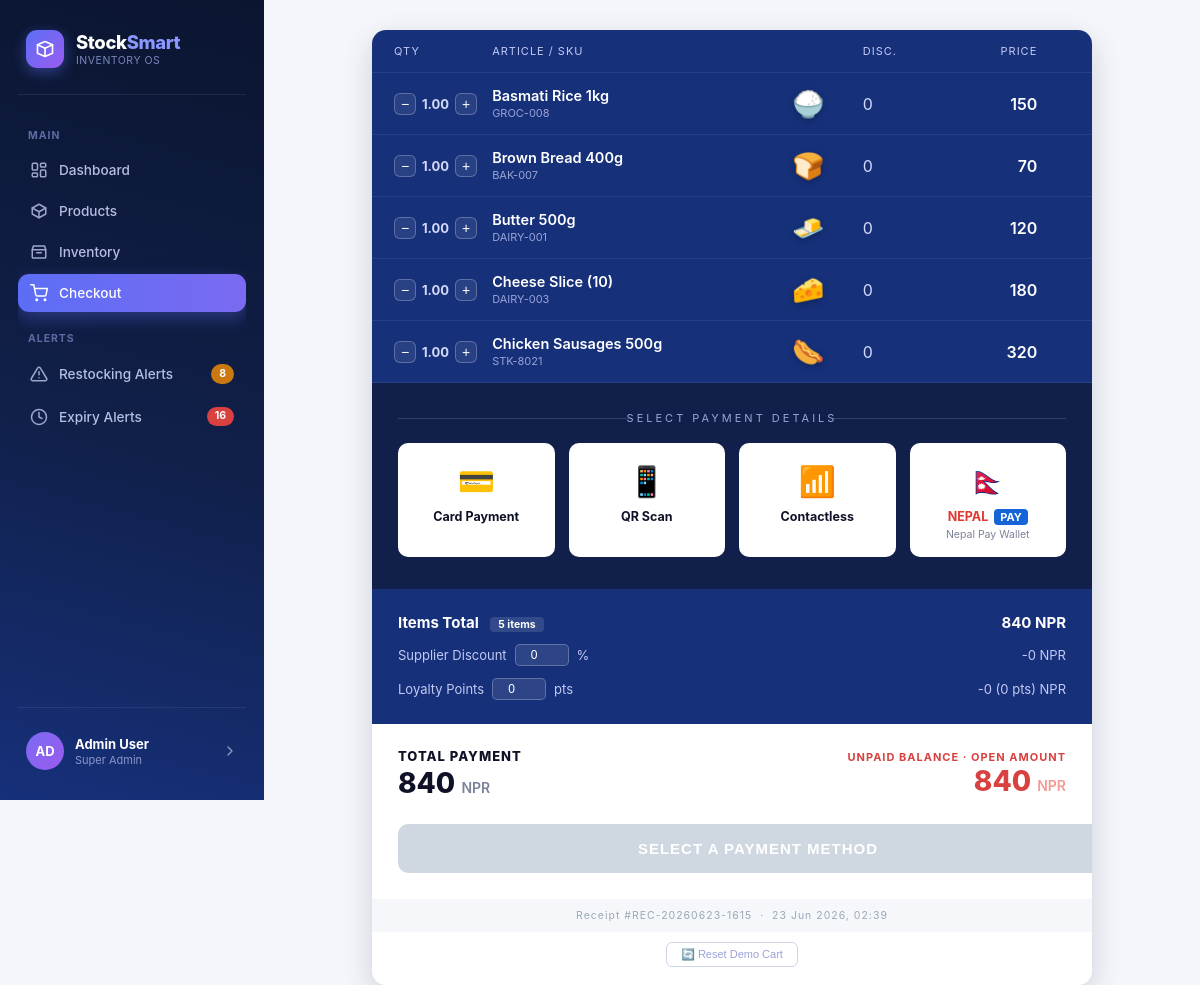
/Webpages/checkout.php, run on the app's committed database.
### tables this page shows
CREATE TABLE products (
    product_id     INT UNSIGNED        NOT NULL AUTO_INCREMENT,
    product_name   VARCHAR(150)        NOT NULL,
    sku            VARCHAR(40)         NOT NULL,
    category_id    SMALLINT UNSIGNED   NOT NULL,
    supplier_id    INT UNSIGNED        NULL,
    icon_emoji     VARCHAR(10)         NULL DEFAULT '📦' COMMENT 'Emoji icon shown in product/inventory cards',
    unit           VARCHAR(20)         NOT NULL DEFAULT 'pcs' COMMENT 'pcs, kg, litre, pack, etc.',
    price          DECIMAL(12,2)       NOT NULL DEFAULT 0.00 COMMENT 'Selling price (NPR)',
    cost_price     DECIMAL(12,2)       NOT NULL DEFAULT 0.00 COMMENT 'Purchase/cost price (NPR)',
    reorder_level  INT UNSIGNED        NOT NULL DEFAULT 10 COMMENT 'Threshold that triggers Low Stock alert',
    has_expiry     TINYINT(1)          NOT NULL DEFAULT 0,
    default_expiry_date DATE           NULL COMMENT 'Used when product is not batch-tracked',
    status         ENUM('active','inactive','discontinued') NOT NULL DEFAULT 'active',
    created_by     INT UNSIGNED        NULL,
    created_at     TIMESTAMP           NOT NULL DEFAULT CURRENT_TIMESTAMP,
    updated_at     TIMESTAMP           NOT NULL DEFAULT CURRENT_TIMESTAMP
                                        ON UPDATE CURRENT_TIMESTAMP,
    PRIMARY KEY (product_id),
    UNIQUE KEY uq_products_sku (sku),
    KEY idx_products_category (category_id),
    KEY idx_products_supplier (supplier_id),
    KEY idx_products_status (status),
    KEY idx_products_name (product_name),
    CONSTRAINT fk_products_category
        FOREIGN KEY (category_id) REFERENCES categories(category_id)
        ON UPDATE CASCADE ON DELETE RESTRICT,
    CONSTRAINT fk_products_supplier
        FOREIGN KEY (supplier_id) REFERENCES suppliers(supplier_id)
        ON UPDATE CASCADE ON DELETE SET NULL,
    CONSTRAINT fk_products_created_by
        FOREIGN KEY (created_by) REFERENCES users(user_id)
        ON UPDATE CASCADE ON DELETE SET NULL,
    CONSTRAINT chk_products_price_nonneg CHECK (price >= 0),
    CONSTRAINT chk_products_cost_nonneg CHECK (cost_price >= 0),
    CONSTRAINT chk_products_reorder_nonneg CHECK (reorder_level >= 0)
);

### Webpages/cart_helper.php (called while the page is built, shortened)
<?php
function cart_get_items(PDO $pdo): array
{
    $ids          = array_map('intval', array_keys($_SESSION['cart']));
    $placeholders = implode(',', array_fill(0, count($ids), '?'));
    $stmt = $pdo->prepare("
        SELECT p.product_id, p.product_name, p.sku, p.icon_emoji, p.price,
               COALESCE(SUM(i.quantity_available), 0) AS available
        FROM   products p
        LEFT JOIN inventory i ON i.product_id = p.product_id
        WHERE  p.product_id IN ($placeholders) AND p.status = 'active'
        GROUP BY p.product_id, p.product_name, p.sku, p.icon_emoji, p.price
    ");
    $stmt->execute($ids);
    $productsById = [];
    foreach ($stmt->fetchAll() as $row) {
        $productsById[(int)$row['product_id']] = $row;
    }
    $items = [];
    foreach ($_SESSION['cart'] as $productId => $qty) {
        $productId = (int)$productId;
        $row     = $productsById[$productId];
        $qty     = (float)$qty;
        $items[] = [
            'id'        => $productId,
            'qty'       => $qty,
            'name'      => $row['product_name'],
            'sku'       => $row['sku'],
            'img'       => $row['icon_emoji'] ?: '📦',
            'disc'      => 0,
            'unit'      => (float)$row['price'],
            'price'     => round($qty * (float)$row['price'], 2),
            'combo'     => false,
            'available' => (float)$row['available'],
        ];
    }
    return $items;
}

### Webpages/checkout.php (the view, shortened to what this page needs)
<?php
require_once __DIR__ . '/db.php';
require_once __DIR__ . '/cart_helper.php';
$currency = "NPR";
$cartItems = cart_get_items($pdo);
$itemsTotal          = 0.00;
foreach ($cartItems as $item) {
    $itemsTotal += $item["price"];
}
$itemsCount          = count($cartItems);
$supplierDiscountPct = 0;
$supplierDiscount    = 0.00;
$loyaltyPoints       = 0.00;
$loyaltyDiscount     = 0.00;
$totalPayment        = $itemsTotal - $supplierDiscount - $loyaltyDiscount;
$receiptId           = "REC-" . date("Ymd") . "-" . str_pad((string)rand(0,9999), 4, "0", STR_PAD_LEFT);
function money($v) {
    return number_format($v, 0, '.', ',');
}
?>
<!DOCTYPE html>
<html lang="en">
<head>
</head>
<body>
<aside class="sidebar" id="sidebar">
  <a class="brand" href="homepage.html">
    <div class="brand-mark">
      <svg viewBox="0 0 24 24" fill="none" stroke="#fff" stroke-width="2" stroke-linecap="round" stroke-linejoin="round">
        <path d="M3 7l9-4 9 4-9 4-9-4z"/><path d="M3 7v10l9 4 9-4V7"/><path d="M12 11v10"/>
      </svg>
    </div>
    <div>
      <div class="brand-text">Stock<span>Smart</span></div>
      <div class="brand-sub">INVENTORY OS</div>
    </div>
  </a>
  <div class="nav-scroll">
    <p class="menu-title">MAIN</p>
    <ul class="menu">
      <li class="menu-item"><a class="left" href="dashboard.html">
        Dashboard</a></li>
      <li class="menu-item"><a class="left" href="products.html">
        <svg viewBox="0 0 24 24" fill="none" stroke="currentColor" stroke-width="2" stroke-linecap="round" stroke-linejoin="round"><path d="M21 8l-9-5-9 5 9 5 9-5z"/><path d="M3 8v8l9 5 9-5V8"/><path d="M12 13V21"/></svg>
        Products</a></li>
      <li class="menu-item"><a class="left" href="inventory.html">
        <svg viewBox="0 0 24 24" fill="none" stroke="currentColor" stroke-width="2" stroke-linecap="round" stroke-linejoin="round"><path d="M3 9l1.5-5h15L21 9"/><path d="M3 9h18v10a1 1 0 0 1-1 1H4a1 1 0 0 1-1-1V9z"/><path d="M9 13h6"/></svg>
        Inventory</a></li>
      <li class="menu-item active"><a class="left" href="checkout.php">
        <svg viewBox="0 0 24 24" fill="none" stroke="currentColor" stroke-width="2" stroke-linecap="round" stroke-linejoin="round"><circle cx="9" cy="21" r="1"/><circle cx="20" cy="21" r="1"/><path d="M1 1h4l2.7 13.4a2 2 0 0 0 2 1.6h9.7a2 2 0 0 0 2-1.6L23 6H6"/></svg>
        Checkout</a></li>
    </ul>
    <p class="menu-title">ALERTS</p>
    <ul class="menu">
      <li class="menu-item"><span class="left">
        <svg viewBox="0 0 24 24" fill="none" stroke="currentColor" stroke-width="2" stroke-linecap="round" stroke-linejoin="round"><path d="M12 9v4"/><path d="M12 17h.01"/><path d="M10.3 3.9 1.8 18a2 2 0 0 0 1.7 3h17a2 2 0 0 0 1.7-3L13.7 3.9a2 2 0 0 0-3.4 0z"/></svg>
        Restocking Alerts</span><span class="badge amber" id="badgeRestock">8</span></li>
      <li class="menu-item"><span class="left">
        <svg viewBox="0 0 24 24" fill="none" stroke="currentColor" stroke-width="2" stroke-linecap="round" stroke-linejoin="round"><circle cx="12" cy="12" r="10"/><path d="M12 6v6l4 2"/></svg>
        Expiry Alerts</span><span class="badge red" id="badgeExpiry">16</span></li>
    </ul>
  </div>
  <div class="sidebar-bottom">
    <div class="profile-mini">
      <div class="avatar">AD</div>
      <div><b>Admin User</b><p>Super Admin</p></div>
      <svg class="chev" width="16" height="16" viewBox="0 0 24 24" fill="none" stroke="currentColor" stroke-width="2" stroke-linecap="round" stroke-linejoin="round"><polyline points="9 18 15 12 9 6"/></svg>
    </div>
  </div>
</aside>
<div class="receipt" id="receipt">
  <div class="items">
    <div class="items-header">
      <span>Qty</span><span>Article / SKU</span><span></span>
      <span>Disc.</span><span style="text-align:right;">Price</span><span></span>
    </div>
    <div id="itemsList">
    <?php foreach ($cartItems as $item): ?>
      <div class="item-row"
           data-id="<?= $item['id'] ?>"
           data-unit="<?= $item['unit'] ?>"
           data-available="<?= $item['available'] ?? 0 ?>">
        <span class="qty-control">
          <button type="button" class="qty-btn minus">−</button>
          <span class="qty-value"><?= number_format($item["qty"], 2) ?></span>
          <button type="button" class="qty-btn plus">+</button>
        </span>
        <span>
          <div class="item-name"><?= htmlspecialchars($item["name"]) ?></div>
          <div class="item-sku"><?= htmlspecialchars($item["sku"]) ?></div>
        </span>
        <span class="item-img"><?= $item["img"] ?></span>
        <span class="item-disc"><?= $item["disc"] ?></span>
        <span class="item-price line-price"><?= money($item["price"]) ?></span>
      </div>
    <?php endforeach; ?>
    </div>
  </div>
  <div class="payment-section">
    <div class="payment-title">Select Payment Details</div>
    <div class="methods" id="methods">
      <div class="method-card" data-method="Card Payment">
        <div class="method-icon">💳</div>
        <div class="method-label">Card Payment</div>
      </div>
      <div class="method-card" data-method="QR Scan">
        <div class="method-icon">📱</div>
        <div class="method-label">QR Scan</div>
      </div>
      <div class="method-card" data-method="Contactless">
        <div class="method-icon">📶</div>
        <div class="method-label">Contactless</div>
      </div>
      <div class="method-card" data-method="Nepal Pay Wallet">
        <div class="method-icon">🇳🇵</div>
        <div class="method-label brand-pay">NEPAL <span class="pay-badge">PAY</span></div>
        <div style="font-size:10.5px;color:var(--grey-text);margin-top:3px;">Nepal Pay Wallet</div>
      </div>
    </div>
  </div>
  <div class="totals">
    <div class="totals-row main">
      <span>Items Total <span class="tag" id="itemsCountTag"><?= $itemsCount ?> items</span></span>
      <span id="itemsTotal" data-value="<?= $itemsTotal ?>"><?= money($itemsTotal) ?> <?= $currency ?></span>
    </div>
    <div class="totals-row">
      <label>Supplier Discount
        <input type="number" id="supplierPct" class="mini-input" min="0" max="100" step="1" value="<?= $supplierDiscountPct ?>">%
      </label>
      <span id="supplierDisc" data-value="<?= $supplierDiscount ?>"><?= money($supplierDiscount) ?> <?= $currency ?></span>
    </div>
    <div class="totals-row">
      <label>Loyalty Points
        <input type="number" id="loyaltyPts" class="mini-input" min="0" step="1" value="<?= $loyaltyPoints ?>">pts
      </label>
      <span id="loyaltyDisc" data-value="<?= $loyaltyDiscount ?>"><?= money($loyaltyDiscount) ?> <?= $currency ?></span>
    </div>
  </div>
  <div class="footer">
    <div>
      <div class="total-payment-label">TOTAL PAYMENT</div>
      <div class="total-payment-amount" id="totalPaymentDisplay"
           data-value="<?= $totalPayment ?>"><?= money($totalPayment) ?> <span><?= $currency ?></span></div>
    </div>
    <div class="unpaid-block">
      <div class="unpaid-label">Unpaid Balance · Open Amount</div>
      <div class="unpaid-amount" id="unpaidDisplay"
           data-value="<?= $totalPayment ?>"><?= money($totalPayment) ?> <span><?= $currency ?></span></div>
    </div>
  </div>
  <button class="pay-btn" id="payBtn" disabled>SELECT A PAYMENT METHOD</button>
  <div class="receipt-id">Receipt #<?= $receiptId ?> &nbsp;·&nbsp; <?= date("d M Y, H:i") ?></div>
  <div style="text-align:center;padding:10px 0 18px;">
    <button id="resetDemoBtn" style="
      background:none;border:1px solid #d0d5e8;color:#9aa3d6;
      font-size:11px;padding:5px 14px;border-radius:6px;cursor:pointer;
      transition:all .15s ease;">
      🔄 Reset Demo Cart
    </button>
  </div>
</div>
</body>
</html>

### data on the page
products: qty "1.00", product_name "Basmati Rice 1kg", sku "GROC-008", icon_emoji "🍚", disc "0", price "150"
products: qty "1.00", product_name "Brown Bread 400g", sku "BAK-007", icon_emoji "🍞", disc "0", price "70"
products: product_id "1.00", product_name "Butter 500g", sku "DAIRY-001", icon_emoji "🧈", disc "0", price "120"
products: qty "1.00", product_name "Cheese Slice (10)", sku "DAIRY-003", icon_emoji "🧀", disc "0", price "180"
products: qty "1.00", product_name "Chicken Sausages 500g", sku "STK-8021", icon_emoji "🌭", disc "0", price "320"

### other printed values
money($totalPayment) "840"
$receiptId "REC-20260623-1615"
